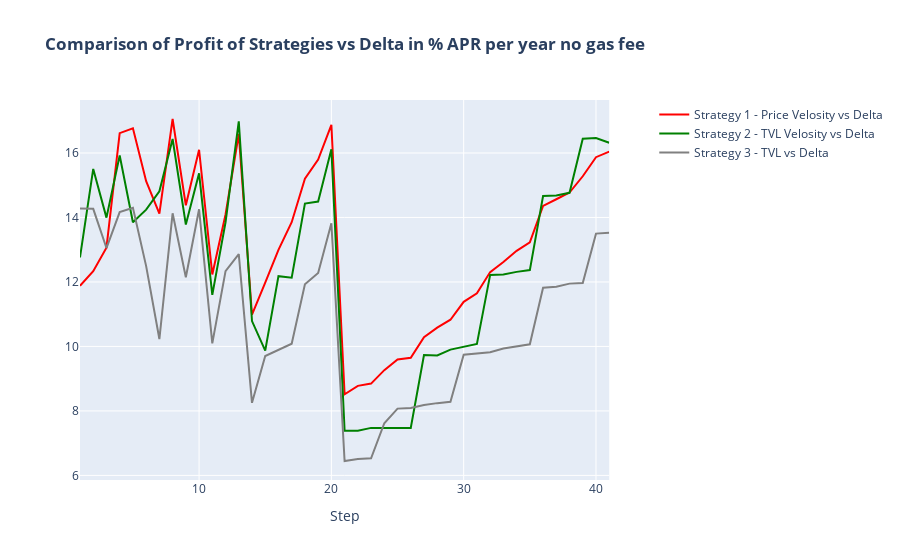

Notebook cell for this chart:
### Code cell
fig = make_subplots(subplot_titles=('' ), specs=[[{"secondary_y": True}]])

fig.add_trace(go.Scatter(x=z, y=pr11, line=dict(color='red'), name='Strategy 1 - Price Velosity vs Delta'), secondary_y=False)
fig.add_trace(go.Scatter(x=z, y=pr22, line=dict(color='green'), name='Strategy 2 - TVL Velosity vs Delta'), secondary_y=False)
fig.add_trace(go.Scatter(x=z, y=pr33, line=dict(color='grey'), name='Strategy 3 - TVL vs Delta'), secondary_y=False)


fig.update_layout(title_text='<b>Comparison of Profit of Strategies vs Delta in % APR per year no gas fee </b>')
fig.update_xaxes(title_text='Step')
fig.show()

### Figure 1 — Plotly figure (JSON) as saved in the notebook; plotly's stock layout.template omitted (floating-point values rounded to 4 significant figures)
{"data": [{"line": {"color": "red"}, "name": "Strategy 1 - Price Velosity vs Delta", "type": "scatter", "x": [1, 2, 3, 4, 5, 6, 7, 8, 9, 10, 11, 12, 13, 14, 15, 16, 17, 18, 19, 20, 21, 22, 23, 24, 25, 26, 27, 28, 29, 30, 31, 32, 33, 34, 35, 36, 37, 38, 39, 40, 41], "xaxis": "x", "y": [11.88, 12.33, 13.06, 16.61, 16.77, 15.13, 14.12, 17.05, 14.38, 16.1, 12.23, 14.09, 16.59, 10.98, 11.98, 12.99, 13.85, 15.2, 15.8, 16.87, 8.517, 8.777, 8.847, 9.264, 9.594, 9.646, 10.29, 10.58, 10.83, 11.38, 11.65, 12.31, 12.62, 12.97, 13.23, 14.36, 14.57, 14.77, 15.28, 15.87, 16.04], "yaxis": "y"}, {"line": {"color": "green"}, "name": "Strategy 2 - TVL Velosity vs Delta", "type": "scatter", "x": [1, 2, 3, 4, 5, 6, 7, 8, 9, 10, 11, 12, 13, 14, 15, 16, 17, 18, 19, 20, 21, 22, 23, 24, 25, 26, 27, 28, 29, 30, 31, 32, 33, 34, 35, 36, 37, 38, 39, 40, 41], "xaxis": "x", "y": [12.76, 15.51, 14.0, 15.92, 13.85, 14.24, 14.81, 16.43, 13.78, 15.37, 11.6, 13.85, 16.98, 10.79, 9.869, 12.18, 12.13, 14.43, 14.49, 16.11, 7.387, 7.387, 7.474, 7.474, 7.474, 7.474, 9.733, 9.72, 9.9, 9.99, 10.08, 12.22, 12.23, 12.31, 12.37, 14.67, 14.68, 14.76, 16.44, 16.47, 16.32], "yaxis": "y"}, {"line": {"color": "grey"}, "name": "Strategy 3 - TVL vs Delta", "type": "scatter", "x": [1, 2, 3, 4, 5, 6, 7, 8, 9, 10, 11, 12, 13, 14, 15, 16, 17, 18, 19, 20, 21, 22, 23, 24, 25, 26, 27, 28, 29, 30, 31, 32, 33, 34, 35, 36, 37, 38, 39, 40, 41], "xaxis": "x", "y": [14.28, 14.27, 13.05, 14.17, 14.3, 12.49, 10.23, 14.13, 12.15, 14.26, 10.1, 12.34, 12.86, 8.251, 9.702, 9.899, 10.08, 11.93, 12.28, 13.82, 6.447, 6.51, 6.529, 7.618, 8.071, 8.09, 8.184, 8.241, 8.283, 9.743, 9.772, 9.819, 9.935, 10.01, 10.07, 11.82, 11.85, 11.95, 11.97, 13.5, 13.53], "yaxis": "y"}], "layout": {"title": {"text": "<b>Comparison of Profit of Strategies vs Delta in % APR per year no gas fee </b>"}, "xaxis": {"anchor": "y", "domain": [0, 0.94], "title": {"text": "Step"}}, "yaxis": {"anchor": "x", "domain": [0, 1]}, "yaxis2": {"anchor": "x", "overlaying": "y", "side": "right"}}}
